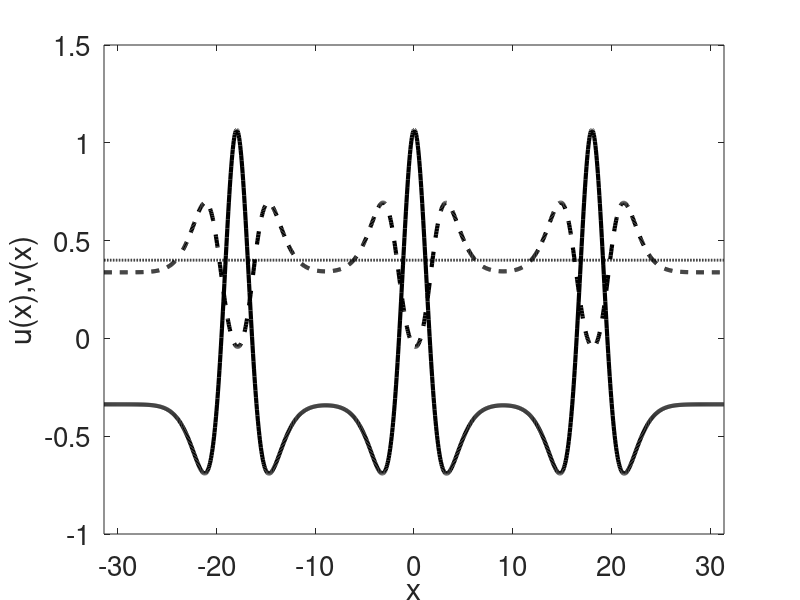

MATLAB code to generate this figure:
% This code uses a forward Euler method to simulate the two field model
% with a sequence of three inputs.
%
% The kernel is a mexican hat function.
% 
% For details see 'A dynamic neural field model of continuous input 
% integration' by W. Wojtak et al.
%
% (c) Weronika Wojtak, March 2023

%% cleaning
clear; clc;

%% spatial discretization
L = 10*pi; dx = 0.05; xDim = -L:dx:L; N = numel(xDim);

%% temporal discretization
T = 50; dt = 0.01; tDim = 0:dt:T; M = numel(tDim);

%% utils
sigmoid = @(x,beta,theta) 1 ./ (1 + exp(-beta*(x-theta)));
gauss = @(x,mu,sigma) exp(-0.5 * (x-mu).^2 / sigma^2);
w_mex = @(x,A_ex,s_ex,A_in,s_in,g_i) A_ex * exp(-0.5 * (x).^2 / s_ex^2) - A_in * exp(-0.5 * (x).^2 / s_in^2) - g_i;

%% parameters
p(1) = 2;      % A_ex
p(2) = 1.25;   % s_ex
p(3) = 1;      % A_inh
p(4) = 2.5;    % s_inh
p(5) = 0.1;    % g_i

theta = 0.4;   % theta
beta = 1000;   % sigmoid steepness
tau = 1;       % time constant

%% initial data
K = 0.0;
u_field = -theta * ones(1, N);
v_field = K - u_field;
history_u = zeros(M, N); history_v = zeros(M, N);

%% kernel
w = w_mex(xDim,p(1),p(2),p(3),p(4),p(5)); w_hat = fft(w);

%% inputs
crit_dist = 18.0; A_I = 1; sigma_I = 1;

Input = zeros(M, N);
I_S1 = A_I * gauss(xDim, -crit_dist, sigma_I);
I_S2 = A_I * gauss(xDim, 0, sigma_I);
I_S3 = A_I * gauss(xDim, crit_dist, sigma_I);

Input(1/dt:2/dt, :) = repmat((I_S1),1+(1/dt),1);
Input(10/dt:11/dt, :) = repmat((I_S2),1+(1/dt),1);
Input(20/dt:21/dt, :) = repmat((I_S3),1+(1/dt),1);

%% main loop
for i = 1:M
    f = sigmoid(u_field, beta, theta); f_hat = fft(f);
    convolution = dx * ifftshift(real(ifft(f_hat .* w_hat)));
    % 2-field model:
    u_field = u_field + dt/tau * (-u_field + convolution + v_field + Input(i, :));
    v_field = v_field + dt/tau * (-v_field - convolution + u_field);
    history_u(i,:) = u_field; history_v(i,:) = v_field;
end

%% plot results
figure
plot(xDim,u_field,'k','linewidth',3), hold on
plot(xDim,v_field,'--k','linewidth',3), hold on
plot(xDim,theta*ones(1,N),':k','linewidth',2),
xlabel('x'); ylabel('u(x),v(x)');
set(gca,  'XLim', [-L L]), set(gca,  'FontSize', 20), hold off

